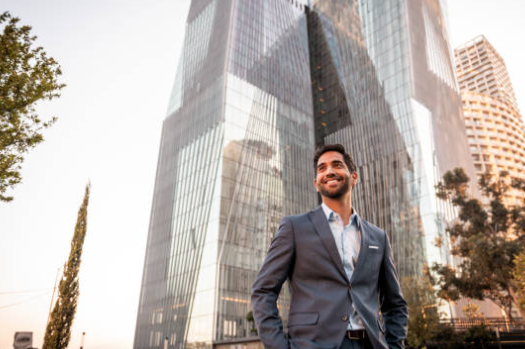
#> input picture images/test.png, 525 x 349 px
$ python contours.py
#> lines starting #> are read from the running program, lines starting #| are printed output that depends on the picture; after the words box and inside, x2 and y2 are one past the last pixel; in counts of white or black regions, pixels touching at a corner belong together
import cv2 as cv
import numpy as np

# Let's load a simple image with 3 black squares
#used in shape analysis

img= cv.imread('images/test.png')
#> img is the input picture: shape (349, 525, 3); mean B, G, R 167.1, 172.6, 181.3


gray= cv.cvtColor(img , cv.COLOR_BGR2GRAY)
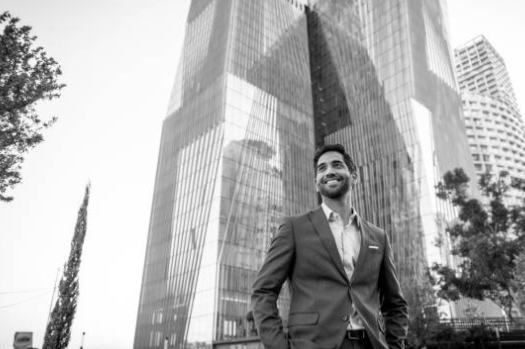
#> gray: shape (349, 525); min 0, max 255, mean 174.6
blur = cv.GaussianBlur(gray, (5,5), cv.BORDER_DEFAULT)
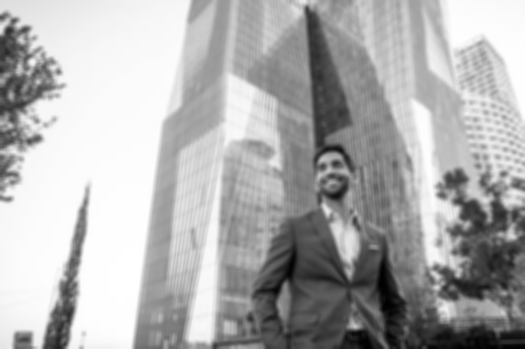
#> blur: shape (349, 525); min 0, max 255, mean 174.6
canny= cv.Canny(blur , 125, 175 )
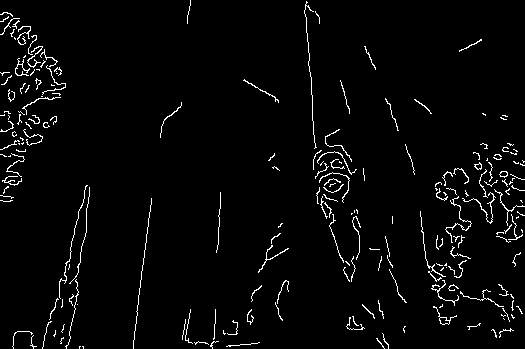
#> canny: shape (349, 525); 3% white in thin lines or dots
contours , heirarchies  = cv.findContours(canny, cv.RETR_LIST, cv.CHAIN_APPROX_NONE)
#> contours = 215 contours, 204 with area under 20; largest, box (x1, y1, x2, y2) and area: (433, 306, 457, 325) 58, (439, 317, 450, 325) 49, (499, 171, 508, 178) 36, (474, 162, 482, 170) 30, (499, 171, 508, 177) 30
#HERE THE CONTOUR VARIABLE STORES THE LIST REPRESENTATION OF IMAGE WHICH IS USED TO DIPLAY THE CONTOURS
# THE HEERARCHIAL VARIABLE STORES THE HEIRARCHY OF THE COTOURS LIKE , EXAMPLE THERE IS A IRCLE WITHIN A SQUARE AND
#  STUFF LIKE THAT WHICH WILL BE USEFUL IN FURTHER LECTURES
#the second paramater is the mode of contour detection
###RETRTREE FOR HERARCHIAL CONTOURS
#RETR EXTERNAL FOR EXTERNAL CONTOURS
# RETR LIST FOR ALL THE CONTOURS

#THE THIRD ARGUMENT IS FOR THE APPROXIMATION TECHNIQUE WHICH IS BEING USED () , chain approx none does nothing and returns all the contours ,
#  chain approx simple is something which more sense since it only identifies the rquired points only for eg if there is a line it will only
# identify its end points
print(f'{len(contours)} contours found using canny edge detection  ')
#| 215 contours found using canny edge detection


# instead of canny edge detection we can also use thresholding
#thresholding is basic binarisin gof the image , lik in the following example if the intensity of the pixel is below 125 then it is set to 0
# which means black , and if it is above 255 it is set to white
ret , thres = cv.threshold(gray, 125, 255 , cv.THRESH_BINARY)
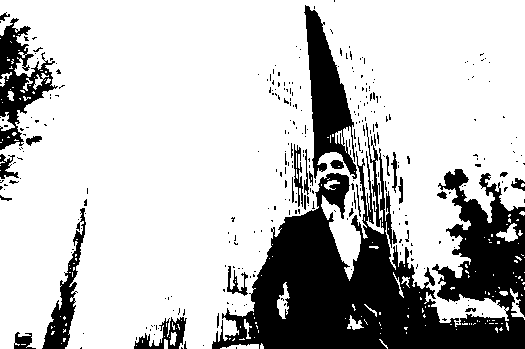
#> thres: shape (349, 525); 76.1% white; 312 black regions (281 under 20 px), largest, box (x1, y1, x2, y2) and area: (212, 123, 525, 349) 31015, (304, 5, 357, 179) 4312, (0, 18, 58, 150) 2919
cv.imshow("thres ", thres )
contours , heirarchies  =cv.findContours(canny, cv.RETR_LIST, cv.CHAIN_APPROX_NONE)
print(f'{len(contours)} contours found using THRESHOLD BINARISING ')
#| 215 contours found using THRESHOLD BINARISING


blank = np.zeros(img.shape[:2])

cv.waitKey(0)

$ run again, with images/tiger.jpg saved as images/test.png
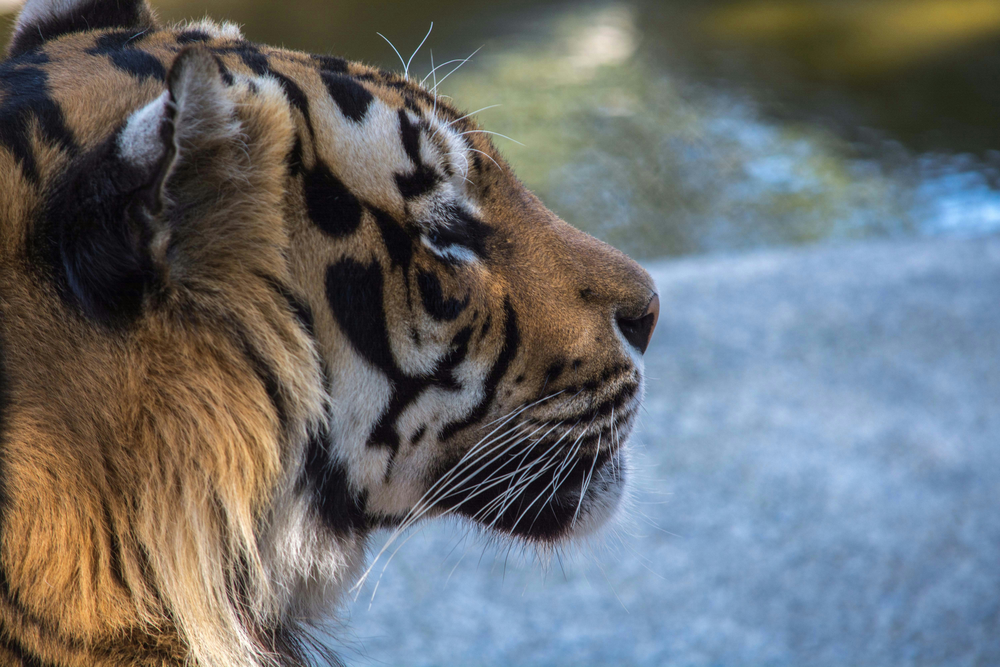
#> input picture images/tiger.jpg, 1000 x 667 px, shrunk from 6000 x 4000 before the run
#> img is the input picture: shape (667, 1000, 3); mean B, G, R 112.3, 110.1, 106.7
#> `canny= cv.Canny(blur , 125, 175 )`:
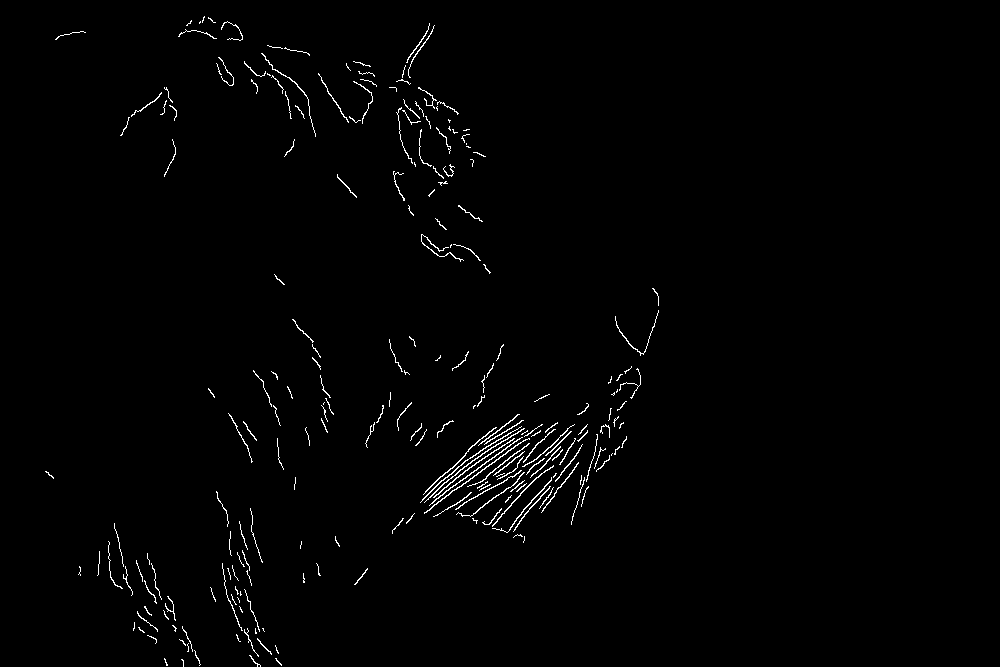
#> canny: shape (667, 1000); 1.1% white in thin lines or dots, all inside (x1, y1, x2, y2) = (45, 16, 659, 667)
#> contours = 232 contours, 205 with area under 20; largest, box (x1, y1, x2, y2) and area: (424, 438, 530, 514) 73, (424, 428, 525, 503) 68, (420, 426, 522, 503) 66, (429, 437, 523, 506) 63, (423, 427, 497, 495) 60
#| 232 contours found using canny edge detection
#> `ret , thres = cv.threshold(gray, 125, 255 , cv.THRESH_BINARY)`:
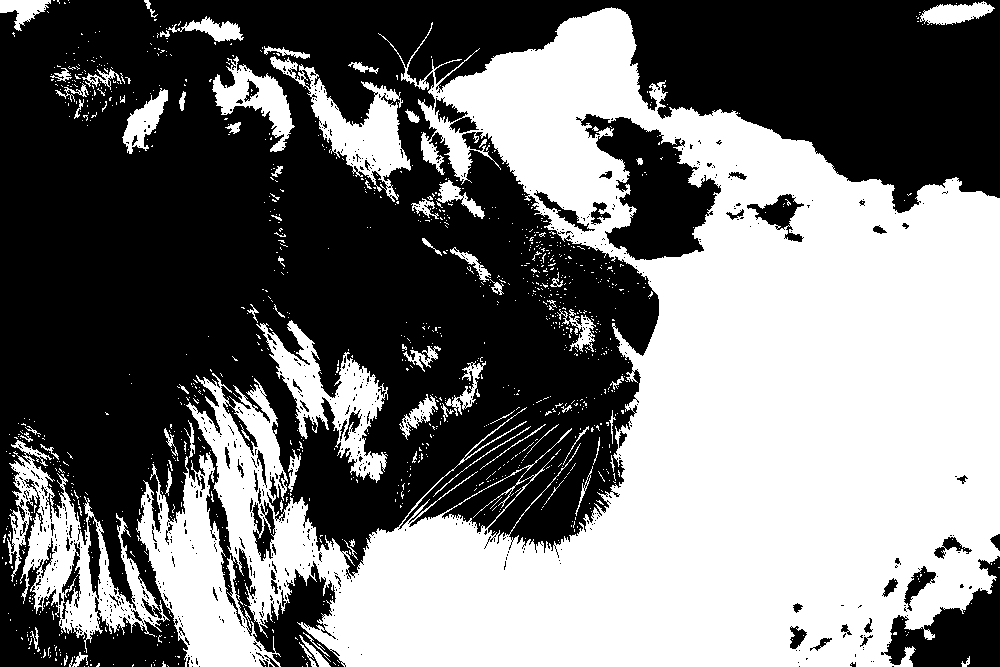
#> thres: shape (667, 1000); 46.2% white; 1170 white regions (1094 under 20 px), largest, box (x1, y1, x2, y2) and area: (136, 7, 1000, 667) 267950, (7, 440, 170, 653) 10493, (256, 320, 388, 483) 6653
#| 232 contours found using THRESHOLD BINARISING
